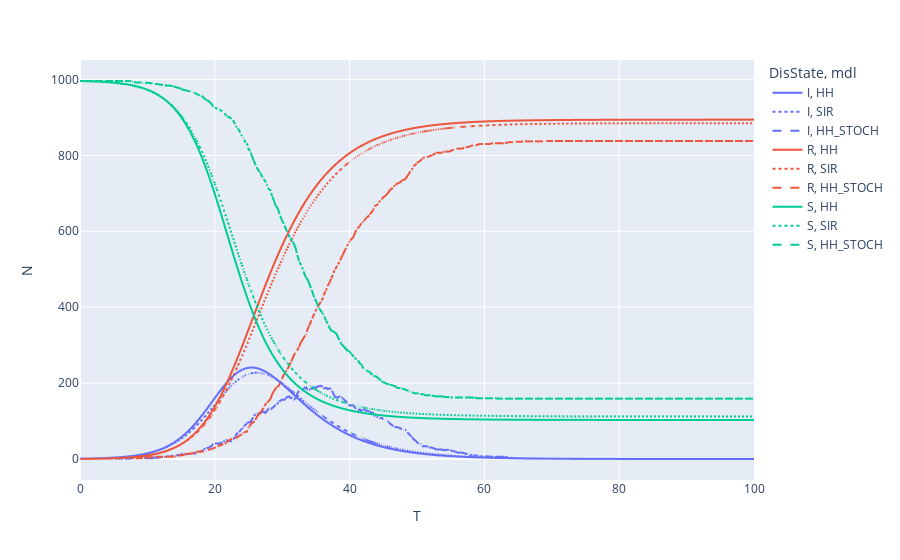

Notebook source saved alongside this figure:
### Markdown cell above
Now let's look at some results of this run, including the epidemic curve compared to the non-stochastic version 
and the distribution of attack rate.

### Code cell
hh_res_stoch = hh_mdl.full_epi.copy()
hh_res_stoch = hh_res_stoch.groupby(["DisState","T"]).sum().reset_index()
hh_res_stoch["mdl"] = "HH_STOCH"

all_res = pd.concat([all_res, hh_res_stoch])

epi_fig = px.line(all_res, x="T", y="N", color="DisState",line_dash="mdl")
epi_fig.show()

### Figure 1 — Plotly figure (JSON) as saved in the notebook; plotly's stock layout.template omitted (floating-point values rounded to 4 significant figures; data arrays with more than 128 entries replaced by an {"elided": "..."} marker saying what was removed)
{"data": [{"hovertemplate": "DisState=I<br>mdl=HH<br>T=%{x}<br>N=%{y}<extra></extra>", "legendgroup": "I, HH", "line": {"color": "#636efa", "dash": "solid"}, "marker": {"symbol": "circle"}, "mode": "lines", "name": "I, HH", "showlegend": true, "type": "scattergl", "x": {"elided": "401 float values"}, "xaxis": "x", "y": {"elided": "401 float values"}, "yaxis": "y"}, {"hovertemplate": "DisState=I<br>mdl=SIR<br>T=%{x}<br>N=%{y}<extra></extra>", "legendgroup": "I, SIR", "line": {"color": "#636efa", "dash": "dot"}, "marker": {"symbol": "circle"}, "mode": "lines", "name": "I, SIR", "showlegend": true, "type": "scattergl", "x": {"elided": "401 float values"}, "xaxis": "x", "y": {"elided": "401 float values"}, "yaxis": "y"}, {"hovertemplate": "DisState=I<br>mdl=HH_STOCH<br>T=%{x}<br>N=%{y}<extra></extra>", "legendgroup": "I, HH_STOCH", "line": {"color": "#636efa", "dash": "dash"}, "marker": {"symbol": "circle"}, "mode": "lines", "name": "I, HH_STOCH", "showlegend": true, "type": "scattergl", "x": {"elided": "277 float values"}, "xaxis": "x", "y": {"elided": "277 int values"}, "yaxis": "y"}, {"hovertemplate": "DisState=R<br>mdl=HH<br>T=%{x}<br>N=%{y}<extra></extra>", "legendgroup": "R, HH", "line": {"color": "#EF553B", "dash": "solid"}, "marker": {"symbol": "circle"}, "mode": "lines", "name": "R, HH", "showlegend": true, "type": "scattergl", "x": {"elided": "400 float values"}, "xaxis": "x", "y": {"elided": "400 float values"}, "yaxis": "y"}, {"hovertemplate": "DisState=R<br>mdl=SIR<br>T=%{x}<br>N=%{y}<extra></extra>", "legendgroup": "R, SIR", "line": {"color": "#EF553B", "dash": "dot"}, "marker": {"symbol": "circle"}, "mode": "lines", "name": "R, SIR", "showlegend": true, "type": "scattergl", "x": {"elided": "401 float values"}, "xaxis": "x", "y": {"elided": "401 float values"}, "yaxis": "y"}, {"hovertemplate": "DisState=R<br>mdl=HH_STOCH<br>T=%{x}<br>N=%{y}<extra></extra>", "legendgroup": "R, HH_STOCH", "line": {"color": "#EF553B", "dash": "dash"}, "marker": {"symbol": "circle"}, "mode": "lines", "name": "R, HH_STOCH", "showlegend": true, "type": "scattergl", "x": {"elided": "369 float values"}, "xaxis": "x", "y": {"elided": "369 int values"}, "yaxis": "y"}, {"hovertemplate": "DisState=S<br>mdl=HH<br>T=%{x}<br>N=%{y}<extra></extra>", "legendgroup": "S, HH", "line": {"color": "#00cc96", "dash": "solid"}, "marker": {"symbol": "circle"}, "mode": "lines", "name": "S, HH", "showlegend": true, "type": "scattergl", "x": {"elided": "401 float values"}, "xaxis": "x", "y": {"elided": "401 float values"}, "yaxis": "y"}, {"hovertemplate": "DisState=S<br>mdl=SIR<br>T=%{x}<br>N=%{y}<extra></extra>", "legendgroup": "S, SIR", "line": {"color": "#00cc96", "dash": "dot"}, "marker": {"symbol": "circle"}, "mode": "lines", "name": "S, SIR", "showlegend": true, "type": "scattergl", "x": {"elided": "401 float values"}, "xaxis": "x", "y": {"elided": "401 float values"}, "yaxis": "y"}, {"hovertemplate": "DisState=S<br>mdl=HH_STOCH<br>T=%{x}<br>N=%{y}<extra></extra>", "legendgroup": "S, HH_STOCH", "line": {"color": "#00cc96", "dash": "dash"}, "marker": {"symbol": "circle"}, "mode": "lines", "name": "S, HH_STOCH", "showlegend": true, "type": "scattergl", "x": {"elided": "401 float values"}, "xaxis": "x", "y": {"elided": "401 int values"}, "yaxis": "y"}], "layout": {"legend": {"title": {"text": "DisState, mdl"}, "tracegroupgap": 0}, "margin": {"t": 60}, "xaxis": {"anchor": "y", "domain": [0, 1], "title": {"text": "T"}}, "yaxis": {"anchor": "x", "domain": [0, 1], "title": {"text": "N"}}}}
